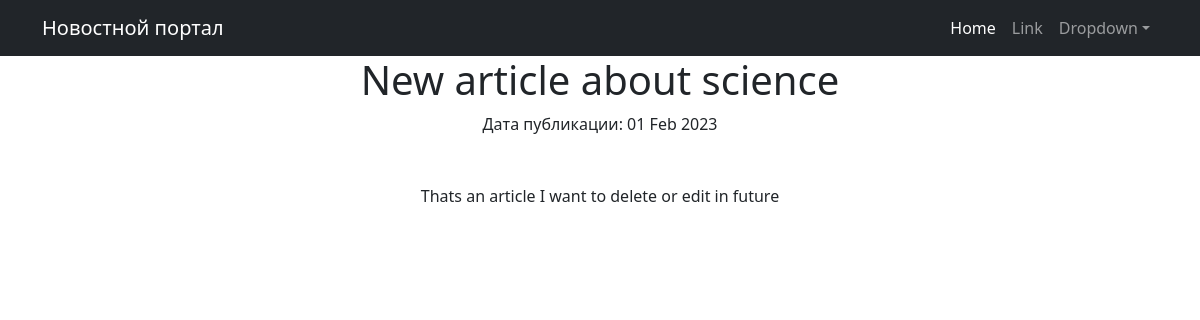
Page /news/33 on the committed database.
### news/models.py (models this page shows, shortened)
class Post(models.Model):
    author = models.ForeignKey(Author, on_delete=models.CASCADE)
    NEWS = 'NW'
    ARTICLE = 'AR'
    CATEGORY_CHOICES = (
        (NEWS, 'Новость'),
        (ARTICLE, 'Статья'),
    )
    categoryType = models.CharField(max_length=2, choices=CATEGORY_CHOICES, default=ARTICLE)
    dateCreation = models.DateTimeField(auto_now_add=True)
    postCategory = models.ManyToManyField(Category, through='PostCategory')
    title = models.CharField(max_length=128)
    text = models.TextField()
    rating = models.SmallIntegerField(default=0)

### news/views.py (the view)
# urls.py: path('<int:pk>', PostDetail.as_view(), name='post_detail'),
class PostDetail(DetailView):
    model = Post
    template_name = 'post.html'
    context_object_name = 'post'

### news/templatetags/custom_filters.py (called while the page is built)
@register.filter()
def censor(value):
    censor_replace = str(value)
    for key in censored_words.keys():
        censor_replace = censor_replace.replace(key, censored_words[key])
    return censor_replace

### templates/post.html (shortened to what this page needs)
{% extends 'flatpages/default.html' %}
{% load custom_filters %}
{% block content %}
<h1>{{ post.title|censor }}</h1>
    Дата публикации: {{ post.dateCreation|date:'d M Y' }} <br><br><br>
    {{ post.text| censor }}
{% endblock content %}

### rows in the picture
Post: title|censor "New article about science", dateCreation "01 Feb 2023", text|censor "Thats an article I want to delete or edit in future"
